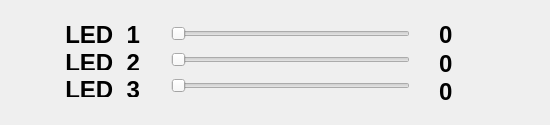
<?xml version="1.0" encoding="UTF-8"?>
<ui version="4.0">
 <class>Dialog</class>
 <widget class="QDialog" name="Dialog">
  <property name="geometry">
   <rect>
    <x>0</x>
    <y>0</y>
    <width>550</width>
    <height>125</height>
   </rect>
  </property>
  <property name="windowTitle">
   <string>Dialog</string>
  </property>
  <widget class="QWidget" name="">
   <property name="geometry">
    <rect>
     <x>0</x>
     <y>10</y>
     <width>151</width>
     <height>98</height>
    </rect>
   </property>
   <layout class="QVBoxLayout" name="verticalLayout">
    <item>
     <widget class="QLabel" name="led1_label">
      <property name="text">
       <string>&lt;html&gt;&lt;head/&gt;&lt;body&gt;&lt;p&gt;&lt;span style=&quot; font-size:18pt; font-weight:600;&quot;&gt;LED_1&lt;/span&gt;&lt;/p&gt;&lt;/body&gt;&lt;/html&gt;</string>
      </property>
      <property name="alignment">
       <set>Qt::AlignRight|Qt::AlignTrailing|Qt::AlignVCenter</set>
      </property>
     </widget>
    </item>
    <item>
     <widget class="QLabel" name="led2_label">
      <property name="text">
       <string>&lt;html&gt;&lt;head/&gt;&lt;body&gt;&lt;p&gt;&lt;span style=&quot; font-size:18pt; font-weight:600;&quot;&gt;LED_2&lt;/span&gt;&lt;/p&gt;&lt;/body&gt;&lt;/html&gt;</string>
      </property>
      <property name="alignment">
       <set>Qt::AlignRight|Qt::AlignTrailing|Qt::AlignVCenter</set>
      </property>
     </widget>
    </item>
    <item>
     <widget class="QLabel" name="led3_label">
      <property name="text">
       <string>&lt;html&gt;&lt;head/&gt;&lt;body&gt;&lt;p&gt;&lt;span style=&quot; font-size:18pt; font-weight:600;&quot;&gt;LED_3&lt;/span&gt;&lt;/p&gt;&lt;/body&gt;&lt;/html&gt;</string>
      </property>
      <property name="alignment">
       <set>Qt::AlignRight|Qt::AlignTrailing|Qt::AlignVCenter</set>
      </property>
     </widget>
    </item>
   </layout>
  </widget>
  <widget class="QWidget" name="">
   <property name="geometry">
    <rect>
     <x>160</x>
     <y>10</y>
     <width>261</width>
     <height>101</height>
    </rect>
   </property>
   <layout class="QVBoxLayout" name="verticalLayout_2">
    <item>
     <widget class="QSlider" name="led1_barra">
      <property name="maximum">
       <number>255</number>
      </property>
      <property name="orientation">
       <enum>Qt::Horizontal</enum>
      </property>
     </widget>
    </item>
    <item>
     <widget class="QSlider" name="led2_barra">
      <property name="maximum">
       <number>255</number>
      </property>
      <property name="orientation">
       <enum>Qt::Horizontal</enum>
      </property>
     </widget>
    </item>
    <item>
     <widget class="QSlider" name="led3_barra">
      <property name="maximum">
       <number>255</number>
      </property>
      <property name="orientation">
       <enum>Qt::Horizontal</enum>
      </property>
     </widget>
    </item>
   </layout>
  </widget>
  <widget class="QWidget" name="">
   <property name="geometry">
    <rect>
     <x>428</x>
     <y>10</y>
     <width>91</width>
     <height>101</height>
    </rect>
   </property>
   <layout class="QVBoxLayout" name="verticalLayout_3">
    <item>
     <widget class="QLabel" name="led1_valor_label">
      <property name="text">
       <string>&lt;html&gt;&lt;head/&gt;&lt;body&gt;&lt;p&gt;&lt;span style=&quot; font-size:18pt; font-weight:600;&quot;&gt;0&lt;/span&gt;&lt;/p&gt;&lt;/body&gt;&lt;/html&gt;</string>
      </property>
     </widget>
    </item>
    <item>
     <widget class="QLabel" name="led2_valor_label">
      <property name="text">
       <string>&lt;html&gt;&lt;head/&gt;&lt;body&gt;&lt;p&gt;&lt;span style=&quot; font-size:18pt; font-weight:600;&quot;&gt;0&lt;/span&gt;&lt;/p&gt;&lt;/body&gt;&lt;/html&gt;</string>
      </property>
     </widget>
    </item>
    <item>
     <widget class="QLabel" name="led3_valor_label">
      <property name="text">
       <string>&lt;html&gt;&lt;head/&gt;&lt;body&gt;&lt;p&gt;&lt;span style=&quot; font-size:18pt; font-weight:600;&quot;&gt;0&lt;/span&gt;&lt;/p&gt;&lt;/body&gt;&lt;/html&gt;</string>
      </property>
     </widget>
    </item>
   </layout>
  </widget>
 </widget>
 <layoutdefault spacing="6" margin="11"/>
 <resources/>
 <connections/>
</ui>
